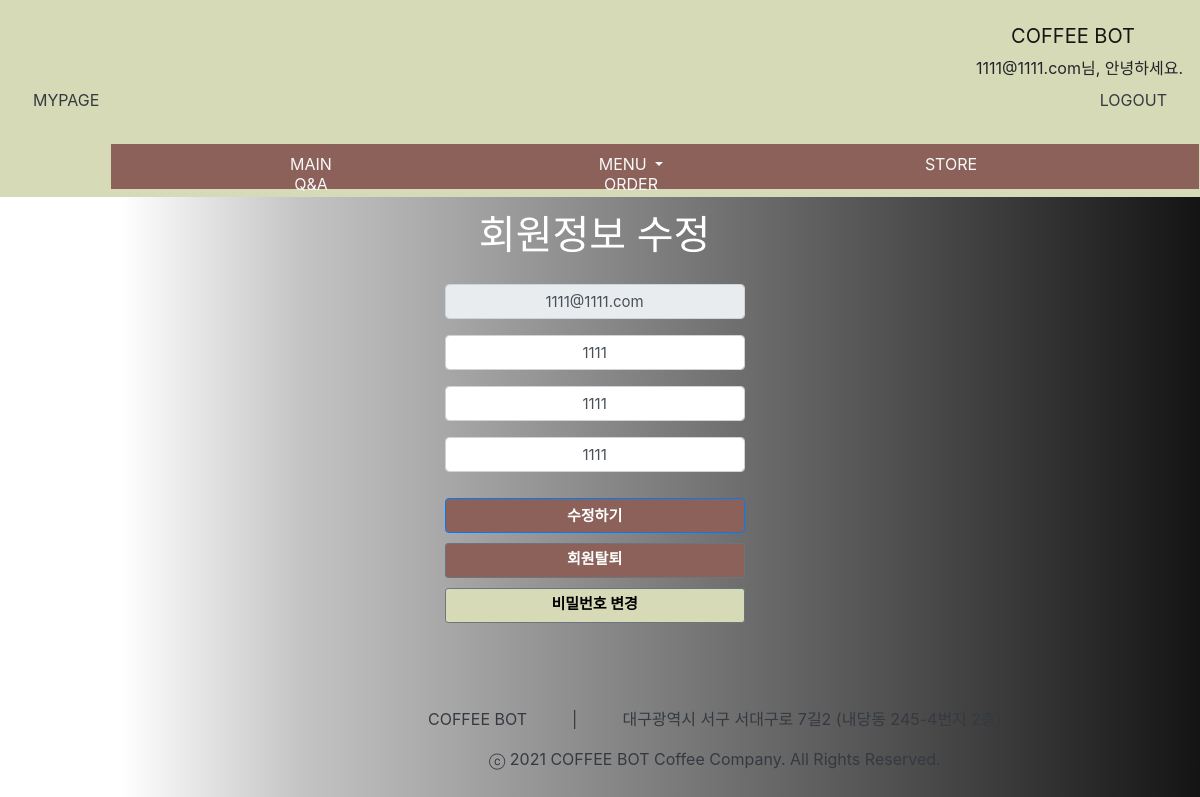
The app's page /auth/mypage/ (signed in) with its own data.
### pybo/models.py (models this page shows)
class Users(db.Model):
    userId = db.Column(db.Integer, primary_key=True)
    password = db.Column(db.String(30), nullable=False)
    email = db.Column(db.String(50), nullable=False)
    name = db.Column(db.String(50), nullable=False)
    address = db.Column(db.String(200), nullable=False)
    phone = db.Column(db.String(30), nullable=False)

### pybo/views/auth_views.py (the view)
@bp.route('/mypage/', methods=('GET', 'POST'))
@login_required
def mypage():
    if request.method == 'GET':
        global user
        user = Users.query.filter_by(email=session.get('user_id')).first()
    return render_template('auth/mypage.html', form=request, user=user)

### pybo/views/auth_views.py (called while the page is built)
@bp.before_app_request
def load_logged_in_user():
    user_id = session.get('user_id')
    if user_id is None:
        g.user = None
    else:
        g.user = Users.query.get(user_id)

def login_required(view):
    @functools.wraps(view)
    def wrapped_view(**kwargs):
        user = session.get('user_id')
        if user is None:
            return redirect(url_for('auth.login'))
        return view(**kwargs)
    return wrapped_view

### pybo/templates/auth/mypage.html (shortened to what this page needs)
<!DOCTYPE html>
<html lang="en">
<head>
</head>
<body>
{% extends "base.html" %}
{% block content %}
<link rel="stylesheet" href="{{ url_for('static', filename='mypage.css') }}">
<div class="container my-3">
    <form action="/auth/mypage/modify" method="POST" class="post-form">
        <div class="mypage-main">
            <label><h1>회원정보 수정</h1></label>
            <div class="form-group">
                <input type="text" class="form-control" name="email" id="email"
                       value="{{ user.email }}" disabled>
            </div>
            <div class="form-group">
                <input type="text" class="form-control" name="name" id="name"
                       value="{{ user.name }}" placeholder="이름">
            </div>
            <div class="form-group">
                <input type="text" class="form-control" name="address" id="address"
                       value="{{ user.address }}" placeholder="주소">
            </div>
            <div class="form-group">
                <input type="text" class="form-control" name="phone" id="phone"
                       value="{{ user.phone }}" placeholder="휴대폰">
            </div>
            <button type="submit" class="btn btn-primary" id="btn1">수정하기</button>
            <br>
            <a href="#" class="delete btn btn-sm btn-outline-secondary "
               data-uri="{{ url_for('auth.delete', email=user.email) }}" id="btn2">회원탈퇴</a>
            <br>
            <a href="/auth/changePassword/" class="pass btn btn-sm btn-outline-secondary" id="btn3">비밀번호 변경</a>
        </div>
    </form>
</div>
{% endblock %}

### pybo/templates/navbar.html (shortened to what this page needs)
<!DOCTYPE html>
<html lang="en">
<head>
    <link rel="stylesheet" href="{{ url_for('static', filename='bootstrap.min.css') }}">
    <link rel="stylesheet" href="{{ url_for('static', filename='style.css') }}">
</head>
<nav class="navbar navbar-inverse navbar-fixed-top">
    <div id="menu1">
        <div class="row">
            <nav class="navbar navbar-light bg-#fff">
                <a class="navbar-brand mr-5" href="{{ url_for('main.index') }}">COFFEE BOT</a>
                {% if session.get('user_id') %}
                {{ session.get('user_id') }}님, 안녕하세요.
                <a class="nav-link text-dark" href="{{ url_for('auth.mypage') }}">MYPAGE</a>
                <a class="nav-link text-dark" href="{{ url_for('auth.logout') }}">LOGOUT</a>
                {% else %}
                <div id="space2"></div>
                <a class="nav-link text-dark" href="{{ url_for('auth.signup') }}">JOIN</a>
                <a class="nav-link text-dark" href="{{ url_for('auth.login') }}">LOGIN</a>
                {% endif %}
            </nav>
        </div>
    </div>
</nav>
</html>

### pybo/static/style.css (style rules this page uses)
.navbar { background-color: #D7DAB7; }

### pybo/static/mypage.css (style rules this page uses)
body { padding-top: 7%; margin: 0; width: 100vw; height: 100vh; background: linear-gradient( to right, rgba(20, 20, 20, 0) 10%, rgba(20, 20, 20, 0.25) 25%, rgba(20, 20, 20, 0.5) 50%, rgba(20, 20, 20, 0.75) 75%, rgba(20, 20, 20, 1) 100% ), url(https://images.unsplash.com/photo-1493925410384-84f842e616fb?ixid=MnwxMjA3fDB8MHxwaG90by1wYWdlfHx8fGVufDB8fHx8&ixlib=rb-1.2.1&auto=format&fit=crop&w=701&q=80); background-size: cover; }
h1 { height: 35px; width: 300px; text-align: center; color: #fff; margin-bottom: 30px; }
.mypage-main { padding-left: 36%; padding-top: 10%; }
#name { height: 35px; width: 300px; text-align: center; font-size: 15px; }
#email { height: 35px; width: 300px; text-align: center; font-size: 15px; }
#address { height: 35px; width: 300px; text-align: center; font-size: 15px; }
#phone { height: 35px; width: 300px; text-align: center; font-size: 15px; }
#btn1 { height: 35px; width: 300px; text-align: center; font-size: 15px; margin-top: 10px; background-color: #8C615A; color: #fff; font-weight: bolder; }
#btn2 { height: 35px; width: 300px; text-align: center; font-size: 15px; margin-top: 10px; background-color: #8C615A; color: #fff; font-weight: bolder; }
#btn3 { height: 35px; width: 300px; text-align: center; font-size: 15px; margin-top: 10px; background-color: #D7DAB7; color: #000; font-weight: bolder; }

### records on screen
Users: get "1111@1111.com", email "1111@1111.com", name "1111", address "1111", phone "1111"
